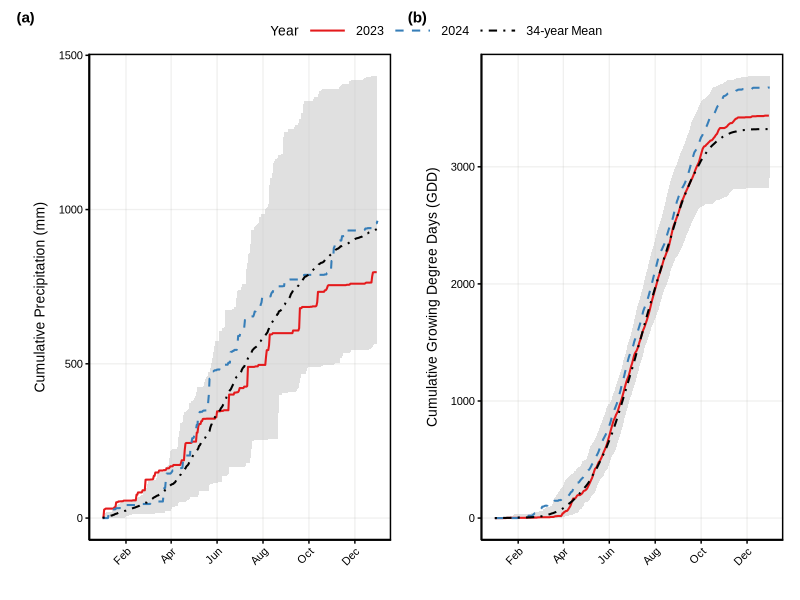
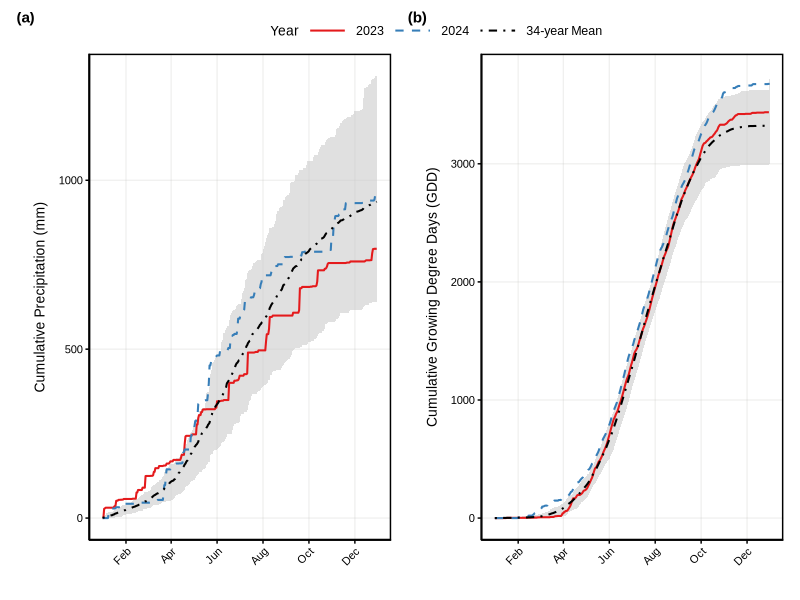
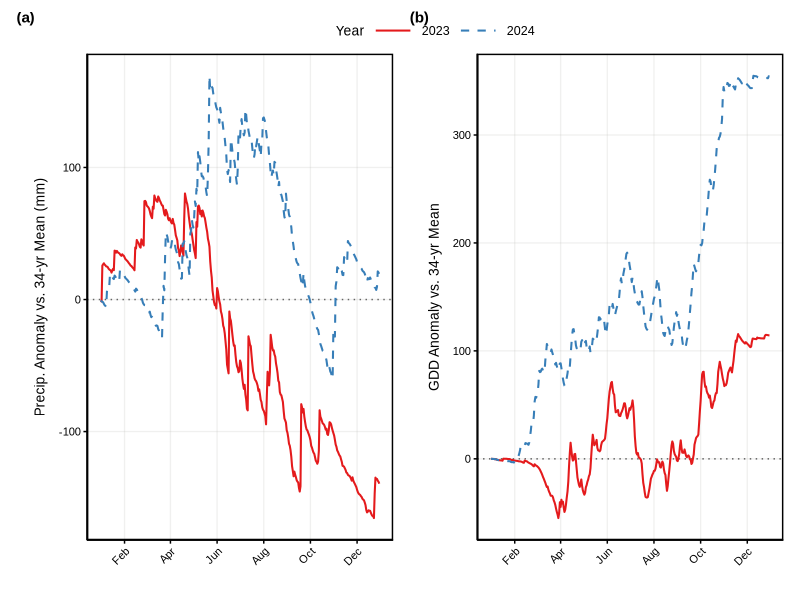
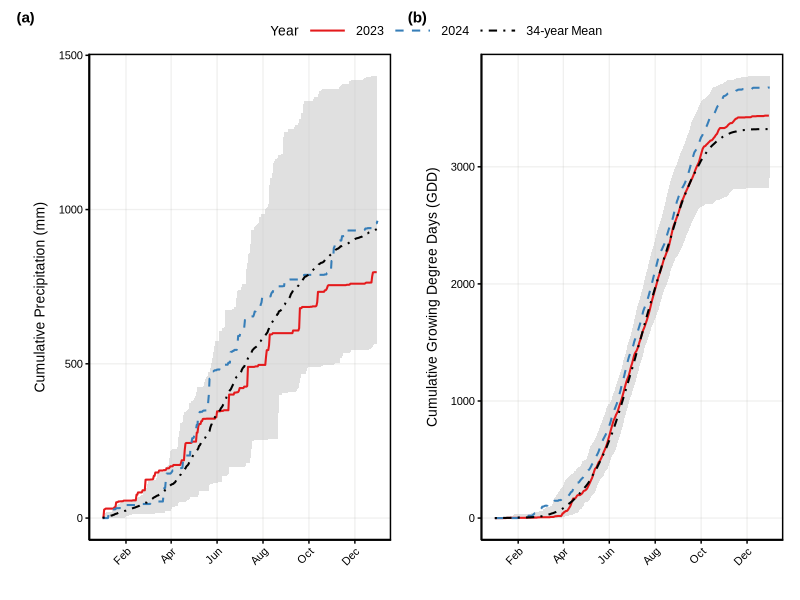

The R script that drew these images, in order:
## ---- chunk 1
#| message: false
#| warning: false

library(tidyverse)
library(readxl)
library(patchwork)
library(lubridate)

# ── Publication theme ──────────────────────────────────────────────────────
theme_publication <- function(base_size = 12) {
  theme_minimal(base_size = base_size, base_family = "Arial") +
    theme(
      panel.background   = element_rect(fill = "#ffffffff", color = NA),
      plot.background    = element_rect(fill = "#ffffffff", color = NA),
      strip.background   = element_rect(fill = alpha("#A5CAD2", 0.2)),
      panel.grid.major   = element_line(color = alpha("#B7B5B3", 0.2)),
      panel.grid.minor   = element_blank(),
      panel.spacing      = unit(3, "lines"),
      panel.border       = element_rect(color = "black", fill = NA, linewidth = 1),
      text               = element_text(color = "#000000ff"),
      axis.text          = element_text(color = "#000000ff", size = base_size * 0.8),
      axis.title         = element_text(size = base_size),
      axis.title.x       = element_text(margin = margin(t = 8)),
      axis.title.y       = element_text(margin = margin(r = 8)),
      axis.text.x        = element_text(angle = 45, hjust = 1, vjust = 1),
      axis.line          = element_line(color = "black", linewidth = 0.5),
      axis.ticks         = element_line(color = "black", linewidth = 0.5),
      legend.position    = "top",
      legend.justification = "center",
      legend.direction   = "horizontal",
      legend.box         = "horizontal",
      legend.margin      = margin(b = 1, unit = "pt"),
      legend.box.margin  = margin(b = 1, unit = "pt"),
      legend.text        = element_text(size = base_size * 0.9),
      legend.title       = element_text(size = base_size),
      legend.key.width   = unit(0.8, "cm"),
      legend.key.height  = unit(0.3, "cm")
    )
}
## ---- chunk 2
# Load historical weather (precipitation and GDD share the same file)
weather_raw <- read_xlsx("data/rain/historical_rain.xlsx")

# ── Precipitation ──────────────────────────────────────────────────────────
rain <- weather_raw |>
  select(day, doy, precipmm) |>
  mutate(date = as.Date(day), year = year(date)) |>
  group_by(year) |>
  arrange(date) |>
  mutate(
    cumulative_precip = cumsum(precipmm),
    doy_date = as.Date(doy - 1, origin = "2000-01-01")
  ) |>
  ungroup()

# ── Growing degree days ───────────────────────────────────────────────────
gdd <- weather_raw |>
  select(day, doy, gdd_50_86) |>
  mutate(date = as.Date(day), year = year(date)) |>
  group_by(year) |>
  arrange(date) |>
  mutate(
    cumulative_gdd = cumsum(gdd_50_86),
    doy_date = as.Date(doy - 1, origin = "2000-01-01")
  ) |>
  ungroup()
## ---- chunk 3
# Historical envelopes (excluding study years)
hist_years <- \(x) x |> filter(!year %in% c(2023, 2024))

hist_env_rain <- rain |>
  hist_years() |>
  summarise(
    min_cum = min(cumulative_precip, na.rm = TRUE),
    max_cum = max(cumulative_precip, na.rm = TRUE),
    .by = doy_date
  )

hist_env_gdd <- gdd |>
  hist_years() |>
  summarise(
    min_cum = min(cumulative_gdd, na.rm = TRUE),
    max_cum = max(cumulative_gdd, na.rm = TRUE),
    .by = doy_date
  )

# 34-year historical means
mean_cum_rain <- rain |>
  hist_years() |>
  summarise(cumulative_precip = mean(cumulative_precip, na.rm = TRUE), .by = doy_date) |>
  mutate(year = "Mean") |>
  filter(doy_date != "2000-12-31")

mean_cum_gdd <- gdd |>
  hist_years() |>
  summarise(cumulative_gdd = mean(cumulative_gdd, na.rm = TRUE), .by = doy_date) |>
  mutate(year = "Mean") |>
  filter(doy_date != "2000-12-31")

# Combine highlighted years (2023, 2024) with the historical mean
rain_highlight <- rain |>
  filter(year %in% c(2023, 2024)) |>
  mutate(year = as.character(year)) |>
  bind_rows(mean_cum_rain)

gdd_highlight <- gdd |>
  filter(year %in% c(2023, 2024)) |>
  mutate(year = as.character(year)) |>
  bind_rows(mean_cum_gdd)
## ---- chunk 4
#| fig-width: 10
#| fig-height: 4.5
#| fig-dpi: 300

# Shared scale definitions
year_colors    <- c("2023" = "#E41A1C", "2024" = "#377EB8", "Mean" = "black")
year_labels    <- c("2023" = "2023", "2024" = "2024", "Mean" = "34-year Mean")
year_linetypes <- c("2023" = "solid", "2024" = "dashed", "Mean" = "dotdash")

# ── Panel (a): Cumulative precipitation ────────────────────────────────────
rain_plot <- ggplot() +
  geom_ribbon(
    data = hist_env_rain,
    aes(x = doy_date, ymin = min_cum, ymax = max_cum),
    fill = "gray80", alpha = 0.6
  ) +
  geom_line(
    data = rain_highlight,
    aes(x = doy_date, y = cumulative_precip, color = year, linetype = year),
    linewidth = 0.7
  ) +
  scale_color_manual(name = "Year", values = year_colors, labels = year_labels) +
  scale_linetype_manual(name = "Year", values = year_linetypes, labels = year_labels) +
  scale_x_date(date_breaks = "2 months", date_labels = "%b") +
  labs(x = "", y = "Cumulative Precipitation (mm)", tag = "(a)") +
  theme_publication(base_size = 10)

# ── Panel (b): Cumulative GDD ─────────────────────────────────────────────
gdd_plot <- ggplot() +
  geom_ribbon(
    data = hist_env_gdd,
    aes(x = doy_date, ymin = min_cum, ymax = max_cum),
    fill = "gray80", alpha = 0.6
  ) +
  geom_line(
    data = gdd_highlight,
    aes(x = doy_date, y = cumulative_gdd, color = year, linetype = year),
    linewidth = 0.7
  ) +
  scale_color_manual(name = "Year", values = year_colors, labels = year_labels) +
  scale_linetype_manual(name = "Year", values = year_linetypes, labels = year_labels) +
  scale_x_date(date_breaks = "2 months", date_labels = "%b") +
  labs(x = "", y = "Cumulative Growing Degree Days (GDD)", tag = "(b)") +
  theme_publication(base_size = 10)

# ── Assemble ───────────────────────────────────────────────────────────────
figure1 <- (rain_plot | gdd_plot) +
  plot_layout(guides = "collect", widths = c(1.05, 1.05)) &
  theme_publication(base_size = 10) &
  theme(
    legend.position  = "top",
    legend.text      = element_text(size = 9),
    legend.key.width = unit(1.1, "cm"),
    plot.margin      = margin(t = 4, r = 6, b = 3, l = 6, unit = "pt"),
    plot.tag         = element_text(face = "bold", size = 11),
    plot.tag.position = "topleft"
  ) &
  guides(
    color    = guide_legend(nrow = 1, byrow = TRUE),
    linetype = guide_legend(nrow = 1, byrow = TRUE)
  )

figure1

ggsave(filename = "figure_1_weather.tiff", plot = figure1, width = 174, height = 65, units = "mm", dpi = 600, device = "tiff", compression = "lzw")
## ---- chunk 5
# 10th/90th percentile envelopes (excluding study years)
pctile_env_rain <- rain |>
  hist_years() |>
  summarise(
    p10 = quantile(cumulative_precip, 0.10, na.rm = TRUE),
    p90 = quantile(cumulative_precip, 0.90, na.rm = TRUE),
    .by = doy_date
  )

pctile_env_gdd <- gdd |>
  hist_years() |>
  summarise(
    p10 = quantile(cumulative_gdd, 0.10, na.rm = TRUE),
    p90 = quantile(cumulative_gdd, 0.90, na.rm = TRUE),
    .by = doy_date
  )
## ---- chunk 6
#| fig-width: 10
#| fig-height: 4.5
#| fig-dpi: 300

rain_plot_pctile <- ggplot() +
  geom_ribbon(
    data = pctile_env_rain,
    aes(x = doy_date, ymin = p10, ymax = p90),
    fill = "gray80", alpha = 0.6
  ) +
  geom_line(
    data = rain_highlight,
    aes(x = doy_date, y = cumulative_precip, color = year, linetype = year),
    linewidth = 0.7
  ) +
  scale_color_manual(name = "Year", values = year_colors, labels = year_labels) +
  scale_linetype_manual(name = "Year", values = year_linetypes, labels = year_labels) +
  scale_x_date(date_breaks = "2 months", date_labels = "%b") +
  labs(x = "", y = "Cumulative Precipitation (mm)", tag = "(a)") +
  theme_publication(base_size = 10)

gdd_plot_pctile <- ggplot() +
  geom_ribbon(
    data = pctile_env_gdd,
    aes(x = doy_date, ymin = p10, ymax = p90),
    fill = "gray80", alpha = 0.6
  ) +
  geom_line(
    data = gdd_highlight,
    aes(x = doy_date, y = cumulative_gdd, color = year, linetype = year),
    linewidth = 0.7
  ) +
  scale_color_manual(name = "Year", values = year_colors, labels = year_labels) +
  scale_linetype_manual(name = "Year", values = year_linetypes, labels = year_labels) +
  scale_x_date(date_breaks = "2 months", date_labels = "%b") +
  labs(x = "", y = "Cumulative Growing Degree Days (GDD)", tag = "(b)") +
  theme_publication(base_size = 10)

figure1_pctile <- (rain_plot_pctile | gdd_plot_pctile) +
  plot_layout(guides = "collect", widths = c(1.05, 1.05)) &
  theme_publication(base_size = 10) &
  theme(
    legend.position  = "top",
    legend.text      = element_text(size = 9),
    legend.key.width = unit(1.1, "cm"),
    plot.margin      = margin(t = 4, r = 6, b = 3, l = 6, unit = "pt"),
    plot.tag         = element_text(face = "bold", size = 11),
    plot.tag.position = "topleft"
  ) &
  guides(
    color    = guide_legend(nrow = 1, byrow = TRUE),
    linetype = guide_legend(nrow = 1, byrow = TRUE)
  )

figure1_pctile
## ---- chunk 7
# Compute anomaly curves: cumulative value minus long-term mean at each DOY
rain_anomaly <- rain |>
  filter(year %in% c(2023, 2024)) |>
  left_join(
    mean_cum_rain |> select(doy_date, mean_precip = cumulative_precip),
    by = "doy_date"
  ) |>
  mutate(
    anomaly = cumulative_precip - mean_precip,
    year = as.character(year)
  ) |>
  filter(!is.na(anomaly))

gdd_anomaly <- gdd |>
  filter(year %in% c(2023, 2024)) |>
  left_join(
    mean_cum_gdd |> select(doy_date, mean_gdd = cumulative_gdd),
    by = "doy_date"
  ) |>
  mutate(
    anomaly = cumulative_gdd - mean_gdd,
    year = as.character(year)
  ) |>
  filter(!is.na(anomaly))
## ---- chunk 8
#| fig-width: 10
#| fig-height: 4.5
#| fig-dpi: 300

anomaly_colors <- c("2023" = "#E41A1C", "2024" = "#377EB8")

rain_anom_plot <- ggplot(rain_anomaly, aes(x = doy_date, y = anomaly,
                                            color = year, linetype = year)) +
  geom_hline(yintercept = 0, linetype = "dotted", color = "gray40") +
  geom_line(linewidth = 0.7) +
  scale_color_manual(name = "Year", values = anomaly_colors) +
  scale_linetype_manual(name = "Year", values = c("2023" = "solid", "2024" = "dashed")) +
  scale_x_date(date_breaks = "2 months", date_labels = "%b") +
  labs(x = "", y = "Precip. Anomaly vs. 34-yr Mean (mm)", tag = "(a)") +
  theme_publication(base_size = 10)

gdd_anom_plot <- ggplot(gdd_anomaly, aes(x = doy_date, y = anomaly,
                                          color = year, linetype = year)) +
  geom_hline(yintercept = 0, linetype = "dotted", color = "gray40") +
  geom_line(linewidth = 0.7) +
  scale_color_manual(name = "Year", values = anomaly_colors) +
  scale_linetype_manual(name = "Year", values = c("2023" = "solid", "2024" = "dashed")) +
  scale_x_date(date_breaks = "2 months", date_labels = "%b") +
  labs(x = "", y = "GDD Anomaly vs. 34-yr Mean", tag = "(b)") +
  theme_publication(base_size = 10)

figure1_anomaly <- (rain_anom_plot | gdd_anom_plot) +
  plot_layout(guides = "collect", widths = c(1.05, 1.05)) &
  theme_publication(base_size = 10) &
  theme(
    legend.position  = "top",
    legend.text      = element_text(size = 9),
    legend.key.width = unit(1.1, "cm"),
    plot.margin      = margin(t = 4, r = 6, b = 3, l = 6, unit = "pt"),
    plot.tag         = element_text(face = "bold", size = 11),
    plot.tag.position = "topleft"
  ) &
  guides(
    color    = guide_legend(nrow = 1, byrow = TRUE),
    linetype = guide_legend(nrow = 1, byrow = TRUE)
  )

figure1_anomaly
